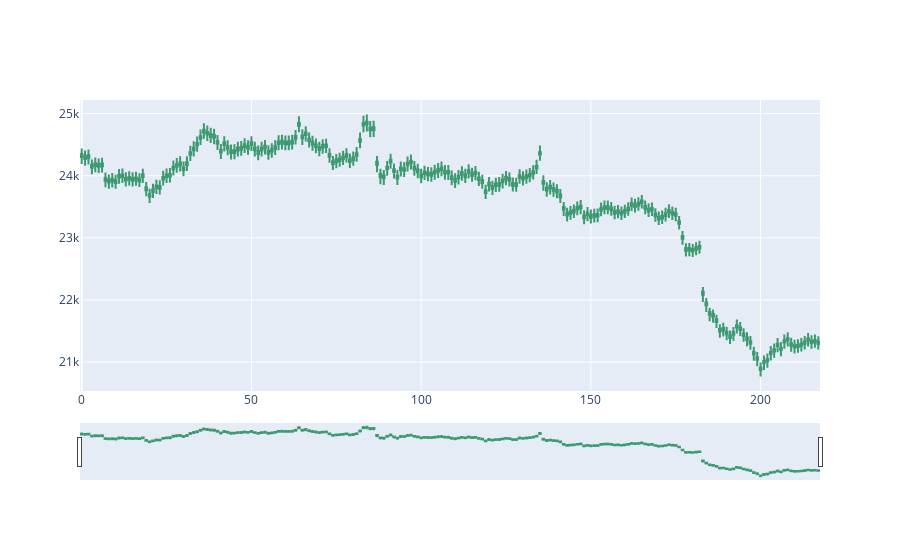

Notebook cell for this chart:
### Code cell
import plotly.graph_objects as go
predicted_0 = pd.DataFrame(predicted['LSTM_regressor_1'], columns=['open', 'high', 'low', 'close'])

fig = go.Figure(data=[go.Candlestick(x=predicted_0.index,
                open=predicted_0['open'],
                high=predicted_0['high'],
                low=predicted_0['low'],
                close=predicted_0['close'])])

fig.show()

### Figure 1 — Plotly figure (JSON) as saved in the notebook; plotly's stock layout.template omitted (floating-point values rounded to 4 significant figures; data arrays with more than 128 entries replaced by an {"elided": "..."} marker saying what was removed)
{"data": [{"close": {"elided": "218 float values"}, "high": {"elided": "218 float values"}, "low": {"elided": "218 float values"}, "open": {"elided": "218 float values"}, "type": "candlestick", "x": {"elided": "218 int values"}}], "layout": {}}
